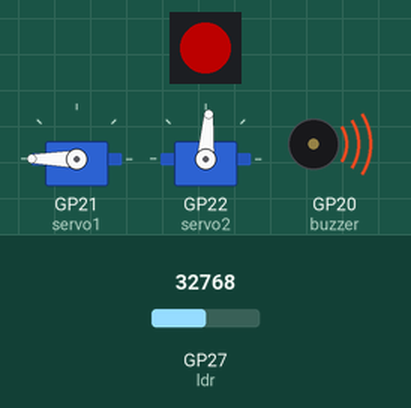
Bench run of a program on a simulated Raspberry Pi Pico running MicroPython. On the bench: 1 RGB LEDs in strip order, left to right, 2 × servo, buzzer (waves = sounding). The test bench sets the inputs (shaded band); at power-on: GP27 (ldr) = 32768 (analog values on the 0–65535 scale). Dim RGB values are drawn brighter than linear; servo angles are drawn from the pulse width (0.5 ms = 0°, 2.5 ms = 180°).

Above: at 12.4 s.
12.5 s: GP27 (ldr) set to 21072
At 17.2 s:
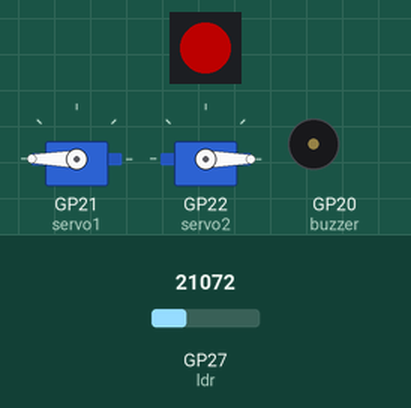
22.3 s: GP27 (ldr) set to 18832
At 24.2 s:
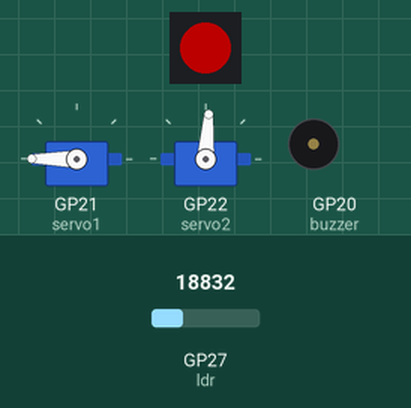
At 31.6 s:
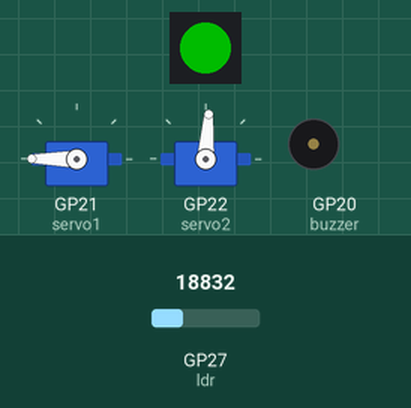
Timing chart, 0 to 33.1 s (numbered marks = the images above; inputs shaded):
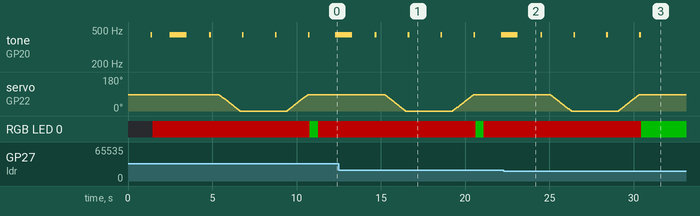

The program:

two_axis_robot_arm_v1.py
```python
from machine import Pin, PWM, ADC
from utime import sleep
from picobricks import WS2812
#define libraries

ws = WS2812(6, brightness=0.3)
ldr=ADC(27)
buzzer=PWM(Pin(20, Pin.OUT))
servo1=PWM(Pin(21))
servo2=PWM(Pin(22))
# define LDR, buzzer and servo motors pins

servo1.freq(50)
servo2.freq(50)
buzzer.freq(440)
# define frequencies of servo motors and buzzer

RED = (255, 0, 0)
GREEN = (0, 255, 0)
BLACK = (0, 0, 0) # RGB color settings
angleupdown=4770
angleupdown2=8200

def up():
    global angleupdown
    for i in range (45):
        angleupdown +=76
        servo2.duty_u16(angleupdown)
        sleep(0.03)
    buzzer.duty_u16(2000)
    sleep(0.1)
    buzzer.duty_u16(0)
    # servo2 goes up at specified intervals
def down():
    global angleupdown
    for i in range (45):
        angleupdown -=76
        servo2.duty_u16(angleupdown)
        sleep(0.03)
    buzzer.duty_u16(2000)
    sleep(0.1)
    buzzer.duty_u16(0)
    # servo2 goes down at specified intervals

def open():
    global angleupdown2
    for i in range (45):
        angleupdown2 +=500
        servo1.duty_u16(angleupdown2)
        sleep(0.03)
    buzzer.duty_u16(2000)
    sleep(0.1)
    buzzer.duty_u16(0)
    # servo1 works for opening the clamps
def close():
    global angleupdown2
    for i in range (45):
        angleupdown2 -=500
        servo1.duty_u16(angleupdown2)
        sleep(0.03)
    buzzer.duty_u16(2000)
    sleep(0.1)
    buzzer.duty_u16(0)
    # servo1 works for closing the clamps
open()
servo2.duty_u16(angleupdown)
ws.pixels_fill(BLACK)
ws.pixels_show()
while True:
    if ldr.read_u16()>20000:
        ws.pixels_fill(RED)
        ws.pixels_show()
        sleep(1)
        buzzer.duty_u16(2000)
        sleep(1)
        buzzer.duty_u16(0)
        open()
        sleep(0.5)
        down()
        sleep(0.5)
        close()
        sleep(0.5)
        up()
        ws.pixels_fill(GREEN)
        ws.pixels_show()
        sleep(0.5)
        # According to the data received from LDR, RGB LED lights red and green and servo motors move
```

Measured:
- the behaviour switches between 20016 and 20000 on GP27 (ldr) (found by bisection; images 1 and 2)
- after the input at 22.3 s, tone on GP20 (buzzer): goes on until 30.4 s, then stays silent
- by itself, tone on GP20 (buzzer): plays 440 Hz for 0.10 s, 440 Hz for 1.0 s, 440 Hz for 0.10 s, 440 Hz for 0.10 s, 440 Hz for 0.10 s, 440 Hz for 0.10 s … (7 notes in this stretch)
